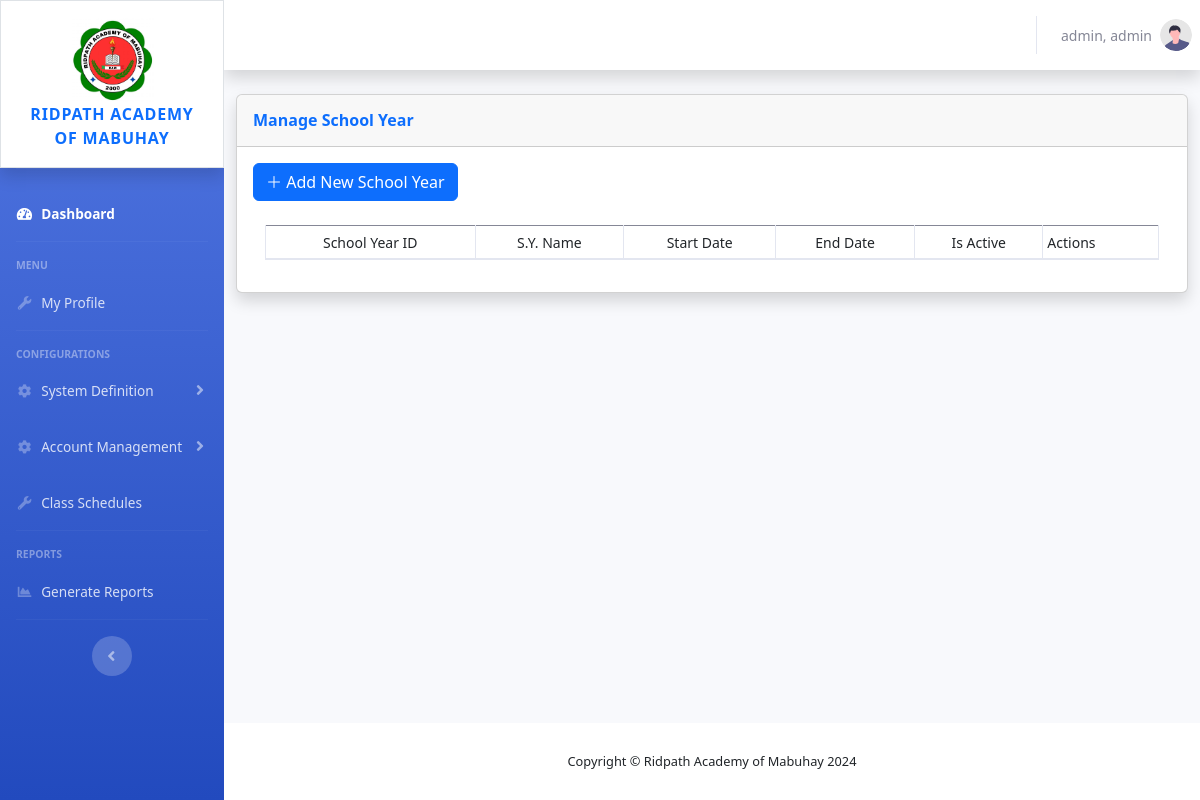
The app's page /admin/schoolyear.php (signed in), older data.
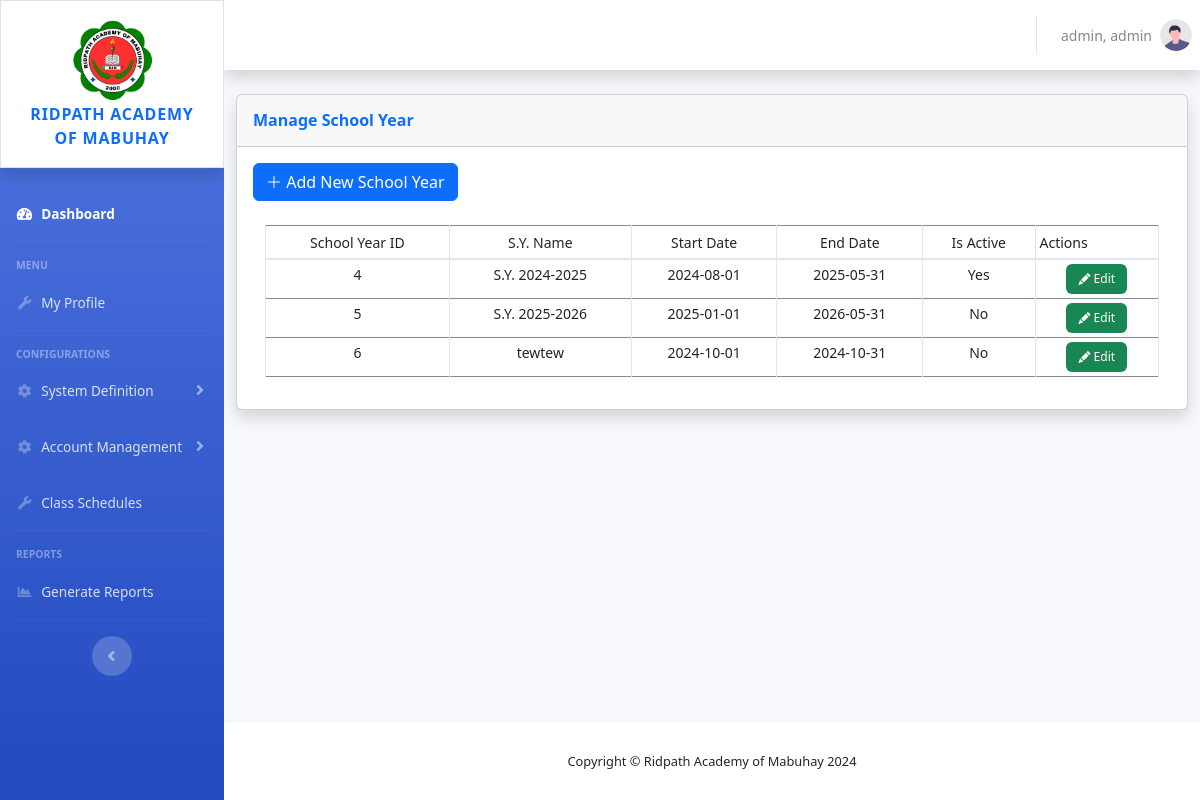
The same page, newer data.
### tables this page shows
CREATE TABLE `schoolyear` (
  `schoolYearID` int(254) NOT NULL,
  `schoolyearname` varchar(254) NOT NULL,
  `isactive` varchar(20) NOT NULL,
  `startdate` varchar(254) NOT NULL,
  `enddate` varchar(254) NOT NULL,
  `formattedstartdate` varchar(254) NOT NULL,
  `formattedenddate` varchar(254) NOT NULL
);

### admin/schoolyear.php (the view, shortened to what this page needs)
<?php
require '../shared/header.php';
?>
<div class="container-fluid">
    <div class="row">
        <div class="col-xl-12 col-lg-12">
            <div class="card shadow mb-4">
                <div
                    class="card-header py-3 d-flex flex-row align-items-center justify-content-between">
                    <h6 class="m-0 font-weight-bold text-primary">Manage School Year</h6>
                </div>
                <div class="card-body">
                    <div class="row" id="page-btn-container">
                        <div class="col-4">
                            <button class="btn btn-primary" id="page-btn" data-bs-toggle="modal" data-bs-target="#modal-Add"><i class="bi bi-plus-lg"></i> Add New School Year</button>
                        </div>
                    </div>
                    <div class="container">
                        <div class="table-responsive mt-4">
                            <table class="table table-hover table-bordered table-sm w-100" id="table">
                                <thead>
                                    <tr>
                                        <th scope="col" class="text-center" id="th"><small>School Year ID</small></th>
                                        <th scope="col" class="text-center" id="th"><small>S.Y. Name</small></th>
                                        <th scope="col" class="text-center" id="th"><small>Start Date</small></th>
                                        <th scope="col" class="text-center" id="th"><small>End Date</small></th>
                                        <th scope="col" class="text-center" id="th"><small>Is Active</small></th>
                                        <th scope="col" class="text-senter" id="th"><small>Actions</small></th>
                                    </tr>
                                </thead>
                                <tbody>
                                    <?php
                                    $fetchQuery = "SELECT * FROM schoolyear";
                                    $fetchedData = mysqli_query($conn, $fetchQuery);
                                    while ($DataArray = mysqli_fetch_assoc($fetchedData)) {
                                        $ID = $DataArray['schoolYearID'];
                                        $syname = $DataArray['schoolyearname'];
                                        $startdate = $DataArray['startdate'];
                                        $enddate = $DataArray['enddate'];
                                        $status = $DataArray['isactive'];
                                    ?>
                                        <tr>
                                            <td class="text-center" id="td"><?php echo $ID; ?></td>
                                            <td class="text-center" id="td"><?php echo $syname; ?></td>
                                            <td class="text-center" id="td"><?php echo $startdate; ?></td>
                                            <td class="text-center" id="td"><?php echo $enddate; ?></td>
                                            <td class="text-center" id="td"><?php echo $status; ?></td>
                                            <td class="text-center" id="td">
                                                <button class="btn btn-success border-0" title="Edit" id="table-button"
                                                    data-bs-toggle="modal"
                                                    data-bs-target="#modal-Edit"
                                                    data-bs-syID="<?php echo $ID; ?>">
                                                    <i class="bi bi-pencil-fill" id="table-btn-icon"></i> <span id="tablebutton-text">Edit</span>
                                                </button>
                                            </td>
                                        </tr>
                                    <?php
                                    }
                                    ?>
                                </tbody>
                            </table>
                        </div>
                    </div>
                </div>
            </div>
        </div>
    </div>
</div>
</div>
<?php
require '../shared/footer.php';
?>

Row changes from the older to the newer data that the page shows:
added schoolyear: schoolYearID "4", schoolyearname "S.Y. 2024-2025", startdate "2024-08-01", enddate "2025-05-31", isactive "Yes"
added schoolyear: schoolYearID "5", schoolyearname "S.Y. 2025-2026", startdate "2025-01-01", enddate "2026-05-31", isactive "No"
added schoolyear: schoolYearID "6", schoolyearname "tewtew", startdate "2024-10-01", enddate "2024-10-31", isactive "No"
